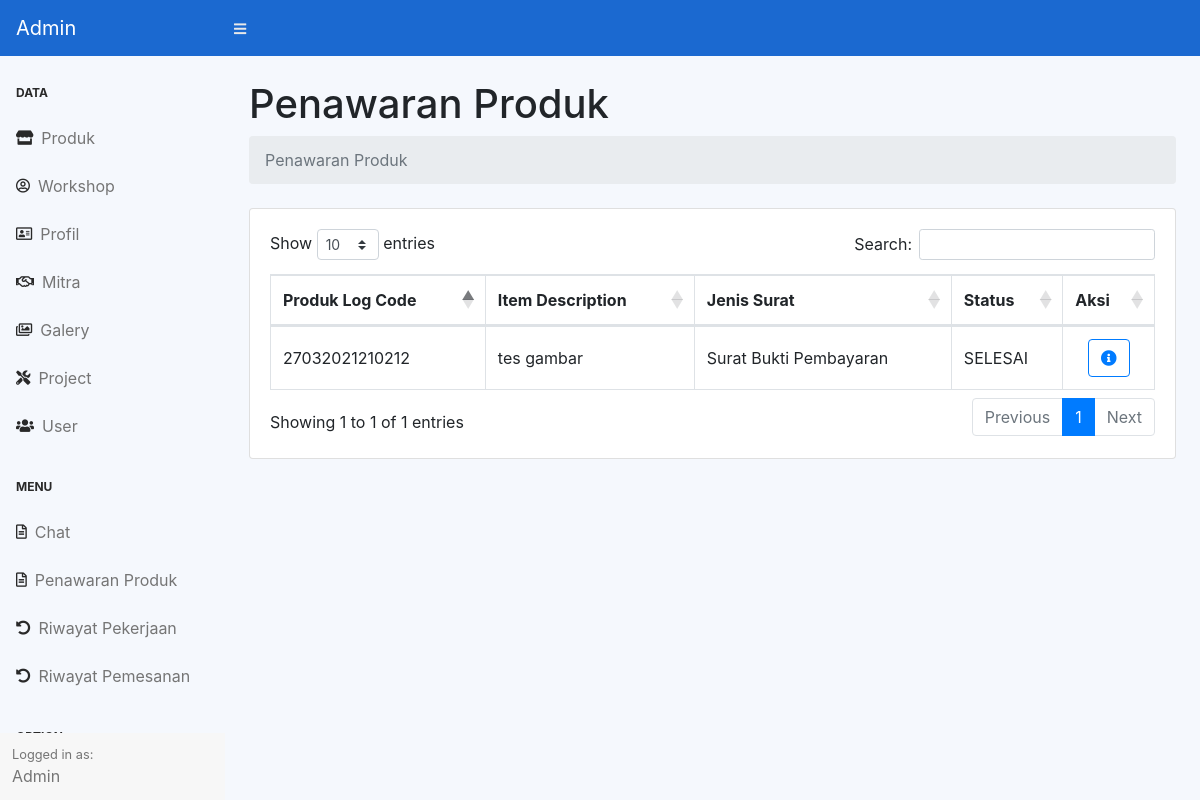
The page /admin/index.php (signed in) on the database as committed earlier.
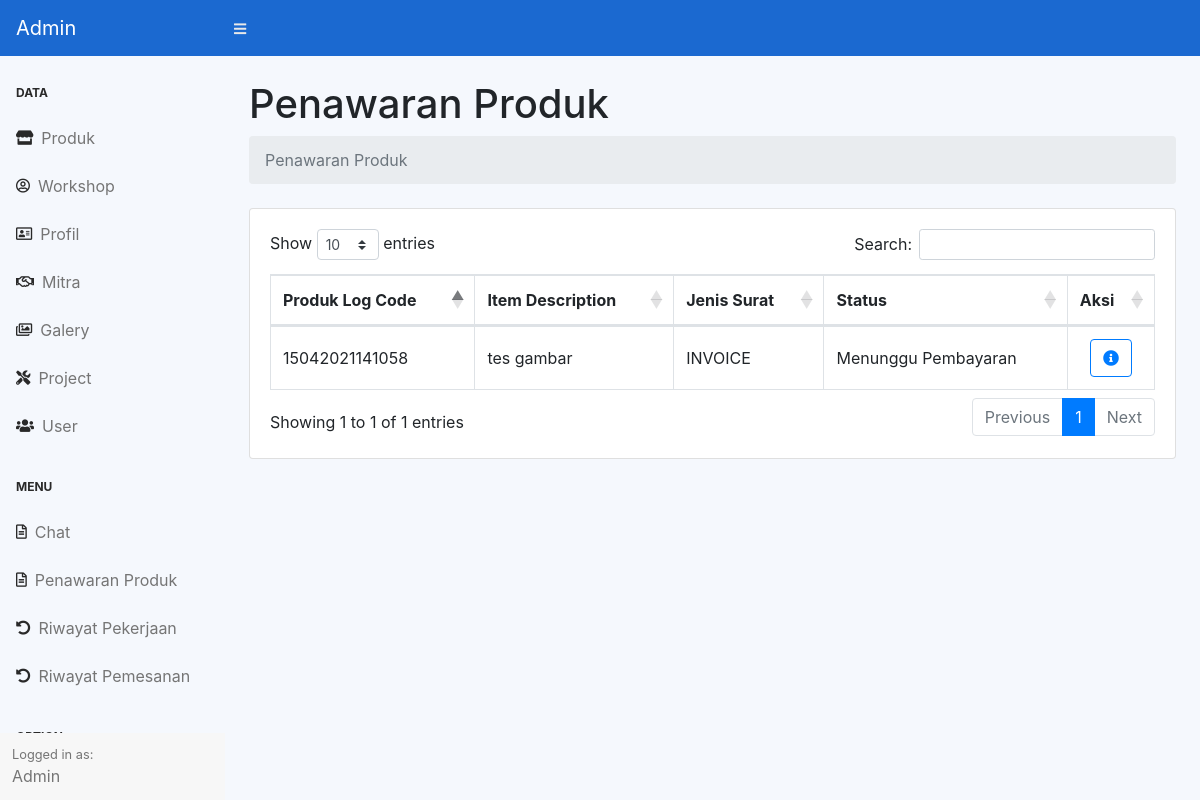
The same page on the database as committed later.
### tables this page shows
CREATE TABLE `produk_log` (
  `id` int(11) NOT NULL,
  `id_user` int(11) NOT NULL,
  `id_produk` int(11) NOT NULL,
  `log_code` varchar(56) NOT NULL,
  `nama_perusahaan` varchar(255) NOT NULL,
  `alamat_perusahaan` varchar(255) NOT NULL,
  `kota` text NOT NULL,
  `nama_surat` varchar(128) NOT NULL,
  `harga` varchar(255) NOT NULL,
  `terbilang` varchar(255) NOT NULL,
  `jenis_surat` varchar(128) NOT NULL,
  `status_log` varchar(128) NOT NULL DEFAULT 'Menunggu Surat Penawaran Harga',
  `date` text NOT NULL,
  `ongkir` int(128) NOT NULL
);

CREATE TABLE `produk` (
  `id` int(11) NOT NULL,
  `item_desc` varchar(128) NOT NULL,
  `spesifikasi` varchar(255) NOT NULL,
  `foto` varchar(225) NOT NULL,
  `fotob` varchar(225) NOT NULL,
  `fotoc` varchar(225) NOT NULL,
  `fotod` varchar(225) NOT NULL,
  `harga` int(128) NOT NULL
);

### admin/Produk-Penawaran/index.php (the view, shortened to what this page needs)
<div class="container-fluid">
    <h1 class="mt-4">Penawaran Produk </h1>
    <ol class="breadcrumb mb-4">
        <li class="breadcrumb-item active">Penawaran Produk</li>
    </ol>
    <div class="card mb-4">
        <div class="card-body">
            <div class="table-responsive">
                <table class="table table-bordered dataTable" id="" width="100%" cellspacing="0">
                    <thead>
                        <tr>
                            <th>Produk Log Code</th>
                            <th>Item Description</th>
                            <th>Jenis Surat</th>
                            <th>Status</th>
                            <th>Aksi</th>
                        </tr>
                    </thead>
                    <tbody>
                        <?php $get = $koneksi->query("SELECT * FROM `produk_log` GROUP BY log_code ") ?>
                        <?php
                        while ($data = $get->fetch_assoc()) :
                            $idproduk = $data['id_produk'];
                            $log = $data['log_code']; ?>
                            <tr>
                                <td class="align-middle"><?= $data['log_code'] ?></td>
                                <td class="align-middle">
                                    <?php $getsss = $koneksi->query("SELECT * FROM `produk` where id = '$idproduk' ") ?>
                                    <?php $dataanya = $getsss->fetch_assoc();
                                    $namaitem = $dataanya['item_desc'];
                                    echo $namaitem;
                                    ?>
                                </td>
                                <td class="align-middle">
                                    <?php
                                    $ambil = $koneksi->query("SELECT * FROM `produk_log` WHERE log_code = '$log' ORDER BY id desc");
                                    $oke = $ambil->fetch_assoc();
                                    $jenis = $oke['jenis_surat'];
                                    echo $jenis;
                                    ?>
                                </td>
                                <td class="align-middle">
                                    <?= $data['status_log'] ?>
                                </td>
                                <td class="text-center">
                                    <a href="?page=produk-penawaran-detail&logcode=<?= $data['log_code'] ?>&itemdesc=<?= $dataanya['item_desc'] ?>" class="btn btn-outline-primary"><i class="fas fa-info-circle"></i></a>
                                </td>
                            </tr>
                        <?php
                        endwhile ?>
                    </tbody>
                </table>
            </div>
        </div>
    </div>
</div>

Rows that differ between the two databases and show on the page:
removed produk_log: log_code "27032021210212", id_produk.item_desc "tes gambar", produk_log.jenis_surat "Surat Bukti Pembayaran", status_log "SELESAI"
added produk_log: log_code "15042021141058", id_produk.item_desc "tes gambar", produk_log.jenis_surat "INVOICE", status_log "Menunggu Pembayaran"
